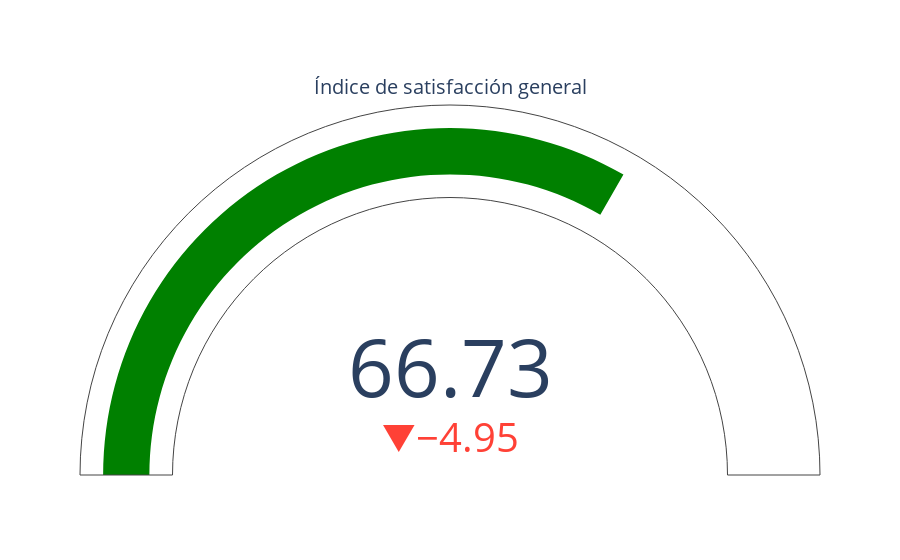

Notebook code for this chart:
### Code cell
fig = go.Figure(go.Indicator(
    mode = "gauge+number+delta",
    value = Indice_satisfaccion_general,
    title = {'text': "Índice de satisfacción general"},
    delta = {'reference': 72.28,
             'valueformat': '.2f'},
    gauge= {'axis': {'visible': False}},
    number={'valueformat': '.2f'}
))

fig.show()

### Figure 1 — Plotly figure (JSON) as saved in the notebook; plotly's stock layout.template omitted (floating-point values rounded to 4 significant figures)
{"data": [{"delta": {"reference": 71.68, "valueformat": ".2f"}, "gauge": {"axis": {"visible": false}}, "mode": "gauge+number+delta", "number": {"valueformat": ".2f"}, "title": {"text": "Índice de satisfacción general"}, "type": "indicator", "value": 66.73}], "layout": {}}
